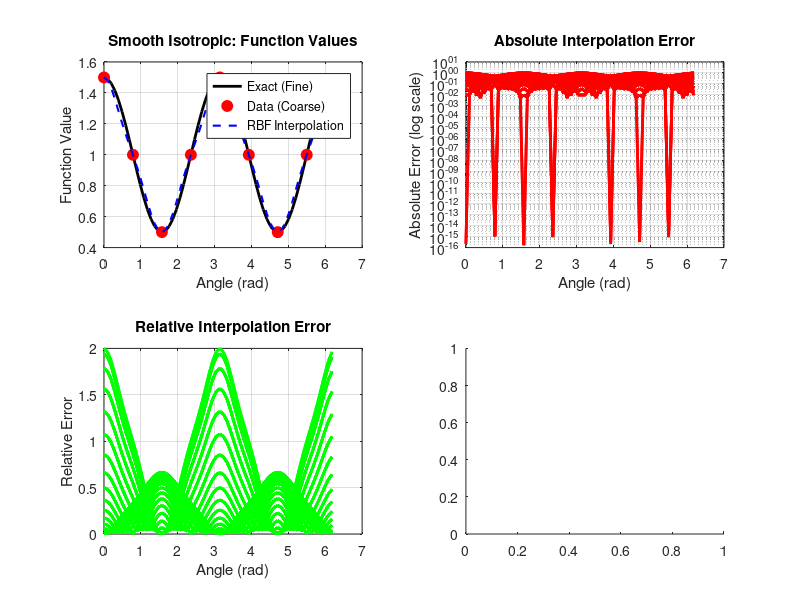

MATLAB code to generate this figure: (Note: this script raises an error after producing the figure.)
function dev02_interpolation_analysis()
% DEV02_INTERPOLATION_ANALYSIS Investigate RBF interpolation error on unit circle.
%
%   Analyzes the interpolation error distribution for unified RBF interpolation
%   in velocity space to understand ray effects and interpolation quality.

    clc; close all;

    fprintf('=== RBF Interpolation Error Analysis ===\n\n');

    % Setup test parameters
    params = setupTestParameters();

    % Create test functions with different characteristics
    test_functions = createTestFunctions();

    % Setup velocity grids and RBF centers
    [v_grids, rbf_centers] = setupVelocityGrids(params);

    % Analyze interpolation for each test function
    for i = 1:length(test_functions)
        fprintf('Analyzing test function %d: %s\n', i, test_functions{i}.name);
        analyzeInterpolationError(test_functions{i}, v_grids, rbf_centers, params, i);
    end

    % Investigate ray effect patterns
    investigateRayEffects(v_grids, rbf_centers, params);

    fprintf('\nAnalysis complete. Check figures for results.\n');

end

function params = setupTestParameters()
% SETUPTESTPARAMETERS Initialize parameters for interpolation analysis.

    % RBF parameters
    params.Nc = 32;           % Number of RBF centers
    params.epsilon = 1.0;     % RBF shape parameter
    params.Nv_coarse = 8;     % Coarse grid (discrete ordinate)
    params.Nv_fine = 64;      % Fine grid (for error analysis)

    % Analysis parameters
    params.poly_degree = 1;   % Linear polynomial reproduction
    params.plot_results = true;

end

function test_functions = createTestFunctions()
% CREATETESTFUNCTIONS Create various test functions to analyze interpolation.

    test_functions = {};

    % 1. Smooth isotropic function
    test_functions{1}.name = 'Smooth Isotropic';
    test_functions{1}.func = @(theta) 1 + 0.5 * cos(2*theta);
    test_functions{1}.description = 'Smooth function with low frequency variation';

    % 2. Sharp directional peak
    test_functions{2}.name = 'Sharp Directional Peak';
    test_functions{2}.func = @(theta) exp(-10*(theta - pi/4).^2);
    test_functions{2}.description = 'Sharp peak in specific direction (ray-like)';

    % 3. High frequency oscillation
    test_functions{3}.name = 'High Frequency';
    test_functions{3}.func = @(theta) 1 + 0.3 * sin(8*theta);
    test_functions{3}.description = 'High frequency angular variation';

    % 4. Discontinuous step function
    test_functions{4}.name = 'Step Function';
    test_functions{4}.func = @(theta) double(theta > pi & theta < 3*pi/2);
    test_functions{4}.description = 'Discontinuous angular distribution';

    % 5. Ray effect simulation
    test_functions{5}.name = 'Simulated Ray Effect';
    test_functions{5}.func = @(theta) createRayPattern(theta);
    test_functions{5}.description = 'Simulated discrete ordinate ray pattern';

end

function f = createRayPattern(theta)
% CREATERAYPATTERN Create a function mimicking ray effects from discrete ordinates.

    % Simulate 8 discrete rays with Gaussian spreading
    ray_angles = linspace(0, 2*pi, 9);
    ray_angles = ray_angles(1:end-1); % Remove duplicate

    f = zeros(size(theta));
    for i = 1:length(ray_angles)
        % Angular distance with periodic boundary
        angular_dist = min(abs(theta - ray_angles(i)), 2*pi - abs(theta - ray_angles(i)));
        f = f + exp(-angular_dist.^2 / (2 * (pi/16)^2));
    end

end

function [v_grids, rbf_centers] = setupVelocityGrids(params)
% SETUPVELOCITYGRIDS Create velocity grids and RBF centers.

    % Coarse grid (discrete ordinate resolution)
    theta_coarse = linspace(0, 2*pi, params.Nv_coarse+1);
    theta_coarse = theta_coarse(1:end-1);
    v_grids.coarse = [cos(theta_coarse)', sin(theta_coarse)'];
    v_grids.theta_coarse = theta_coarse;

    % Fine grid (for error analysis)
    theta_fine = linspace(0, 2*pi, params.Nv_fine+1);
    theta_fine = theta_fine(1:end-1);
    v_grids.fine = [cos(theta_fine)', sin(theta_fine)'];
    v_grids.theta_fine = theta_fine;

    % RBF centers
    theta_rbf = linspace(0, 2*pi, params.Nc+1);
    theta_rbf = theta_rbf(1:end-1);
    rbf_centers = [cos(theta_rbf)', sin(theta_rbf)'];

end

function analyzeInterpolationError(test_func, v_grids, rbf_centers, params, func_idx)
% ANALYZEINTERPOLATIONERROR Analyze interpolation error for a specific test function.

    % Evaluate test function on grids
    f_coarse = test_func.func(v_grids.theta_coarse);
    f_fine_exact = test_func.func(v_grids.theta_fine);

    % Apply unified RBF interpolation
    [f_fine_rbf, ~] = unifiedInterpolationAnalysis(v_grids.fine, rbf_centers, f_coarse, ...
                                                   v_grids.coarse, params.epsilon, params.poly_degree);

    % Compute interpolation error
    error_abs = abs(f_fine_rbf - f_fine_exact);
    error_rel = error_abs ./ (abs(f_fine_exact) + 1e-12);

    % Compute error metrics
    l2_error = sqrt(mean(error_abs.^2));
    max_error = max(error_abs);
    mean_rel_error = mean(error_rel);

    fprintf('  L2 Error: %.6f\n', l2_error);
    fprintf('  Max Error: %.6f\n', max_error);
    fprintf('  Mean Relative Error: %.6f\n', mean_rel_error);

    % Plot results
    if params.plot_results
        plotInterpolationResults(test_func, v_grids, f_coarse, f_fine_exact, f_fine_rbf, ...
                                error_abs, error_rel, func_idx);
    end

    % Analyze error patterns
    analyzeErrorPatterns(error_abs, v_grids.theta_fine, test_func.name);

end

function [s_eval, rho_analytic] = unifiedInterpolationAnalysis(eval_points, centers, values, data_points, epsilon, poly_degree)
% UNIFIEDINTERPOLATIONANALYSIS Unified interpolation for analysis (simplified).

    N_data = length(values);
    N_centers = size(centers, 1);
    M = size(eval_points, 1);

    % Build polynomial basis matrices
    P_data = buildPolynomialBasisAnalysis(data_points, poly_degree);
    P_centers = buildPolynomialBasisAnalysis(centers, poly_degree);
    P_eval = buildPolynomialBasisAnalysis(eval_points, poly_degree);
    Q = size(P_data, 2);

    % Build kernel matrices
    Phi_data_centers = zeros(N_data, N_centers);
    for i = 1:N_data
        for j = 1:N_centers
            r = norm(data_points(i,:) - centers(j,:));
            Phi_data_centers(i,j) = wendlandC2Analysis(r, epsilon);
        end
    end

    Phi_eval = zeros(M, N_centers);
    for i = 1:M
        for j = 1:N_centers
            r = norm(eval_points(i,:) - centers(j,:));
            Phi_eval(i,j) = wendlandC2Analysis(r, epsilon);
        end
    end

    % Solve unified system
    A = [Phi_data_centers, P_data; P_centers', zeros(Q, Q)];
    b = [values'; zeros(Q, 1)];
    coeffs = A \ b;
    c = coeffs(1:N_centers);
    d = coeffs(N_centers+1:N_centers+Q);

    % Evaluate interpolant
    s_eval = Phi_eval * c + P_eval * d;
    rho_analytic = sum(c) * (2*pi/(epsilon^2)) * (7/15); % Simplified analytical density

end

function P = buildPolynomialBasisAnalysis(points, degree)
% BUILDPOLYNOMIALBASISANALYSIS Build polynomial basis matrix.

    if size(points, 2) == 1
        % Convert angle to Cartesian
        x = cos(points);
        y = sin(points);
    else
        x = points(:, 1);
        y = points(:, 2);
    end

    N = length(x);

    if degree == 0
        P = ones(N, 1);
    elseif degree == 1
        P = [ones(N, 1), x, y];
    elseif degree == 2
        P = [ones(N, 1), x, y, x.^2, x.*y, y.^2];
    else
        error('Polynomial degree > 2 not implemented');
    end

end

function phi = wendlandC2Analysis(r, epsilon)
% WENDLANDC2ANALYSIS Wendland C2 compactly supported RBF.

    s = epsilon * r;
    if s >= 1
        phi = 0;
    else
        phi = (1 - s)^4 * (4*s + 1);
    end

end

function plotInterpolationResults(test_func, v_grids, f_coarse, f_fine_exact, f_fine_rbf, error_abs, error_rel, func_idx)
% PLOTINTERPOLATIONRESULTS Plot interpolation results and errors.

    figure(func_idx);

    subplot(2, 2, 1);
    plot(v_grids.theta_fine, f_fine_exact, 'k-', 'LineWidth', 2); hold on;
    plot(v_grids.theta_coarse, f_coarse, 'ro', 'MarkerSize', 8, 'MarkerFaceColor', 'r');
    plot(v_grids.theta_fine, f_fine_rbf, 'b--', 'LineWidth', 1.5);
    xlabel('Angle (rad)'); ylabel('Function Value');
    title(sprintf('%s: Function Values', test_func.name));
    legend('Exact (Fine)', 'Data (Coarse)', 'RBF Interpolation', 'Location', 'best');
    grid on;

    subplot(2, 2, 2);
    semilogy(v_grids.theta_fine, error_abs, 'r-', 'LineWidth', 2);
    xlabel('Angle (rad)'); ylabel('Absolute Error (log scale)');
    title('Absolute Interpolation Error');
    grid on;

    subplot(2, 2, 3);
    plot(v_grids.theta_fine, error_rel, 'g-', 'LineWidth', 2);
    xlabel('Angle (rad)'); ylabel('Relative Error');
    title('Relative Interpolation Error');
    grid on;

    subplot(2, 2, 4);
    polarplot(v_grids.theta_fine, error_abs, 'r-', 'LineWidth', 2);
    title('Error Distribution (Polar)');

end

function analyzeErrorPatterns(error_abs, theta, func_name)
% ANALYZEERRORPATTERNS Analyze spatial patterns in interpolation error.

    % Find error peaks
    [peaks, peak_locs] = findpeaks(error_abs);
    peak_angles = theta(peak_locs);

    % Analyze periodicity
    fft_error = abs(fft(error_abs));
    frequencies = (0:length(fft_error)-1) / length(fft_error) * 2*pi;

    fprintf('  Error Analysis for %s:\n', func_name);
    fprintf('    Number of error peaks: %d\n', length(peaks));
    if ~isempty(peaks)
        fprintf('    Largest error peak: %.6f at angle %.3f\n', max(peaks), peak_angles(peaks == max(peaks)));
    end

    % Check for dominant frequencies (ray-like patterns)
    [~, dominant_freq_idx] = max(fft_error(2:end/2)); % Exclude DC component
    dominant_freq = frequencies(dominant_freq_idx + 1);
    fprintf('    Dominant error frequency: %.3f (corresponding to %d-fold symmetry)\n', ...
            dominant_freq, round(2*pi/dominant_freq));

end

function investigateRayEffects(v_grids, rbf_centers, params)
% INVESTIGATERAYEFFECTS Investigate ray effect patterns specifically.

    fprintf('\n=== Ray Effect Investigation ===\n');

    % Create test scenario: 8 discrete rays (typical DO method)
    ray_angles = linspace(0, 2*pi, 9);
    ray_angles = ray_angles(1:end-1);

    % Test different RBF center densities
    center_counts = [8, 16, 32, 64];

    figure(10);

    for i = 1:length(center_counts)
        Nc = center_counts(i);

        % Setup RBF centers
        theta_rbf = linspace(0, 2*pi, Nc+1);
        theta_rbf = theta_rbf(1:end-1);
        centers = [cos(theta_rbf)', sin(theta_rbf)'];

        % Create ray pattern
        f_rays = zeros(size(ray_angles));
        for j = 1:length(ray_angles)
            f_rays(j) = 1.0; % Unit intensity per ray
        end

        % Interpolate to fine grid
        ray_data_points = [cos(ray_angles)', sin(ray_angles)'];
        [f_interpolated, ~] = unifiedInterpolationAnalysis(v_grids.fine, centers, f_rays, ...
                                                          ray_data_points, params.epsilon, params.poly_degree);

        % Plot results
        subplot(2, 2, i);
        plot(v_grids.theta_fine, f_interpolated, 'b-', 'LineWidth', 2); hold on;
        stem(ray_angles, f_rays, 'ro', 'MarkerSize', 8, 'MarkerFaceColor', 'r');
        xlabel('Angle (rad)'); ylabel('Interpolated Value');
        title(sprintf('Ray Effect Mitigation (%d RBF centers)', Nc));
        legend('RBF Interpolation', 'Original Rays', 'Location', 'best');
        grid on;

        % Analyze smoothing quality
        variation = std(f_interpolated);
        fprintf('  %d RBF centers: std deviation = %.6f\n', Nc, variation);
    end

    % Compare with ideal smooth distribution
    f_ideal = ones(size(v_grids.theta_fine)) * mean(f_rays);
    fprintf('  Ideal smooth distribution: std deviation = %.6f\n', std(f_ideal));

end
